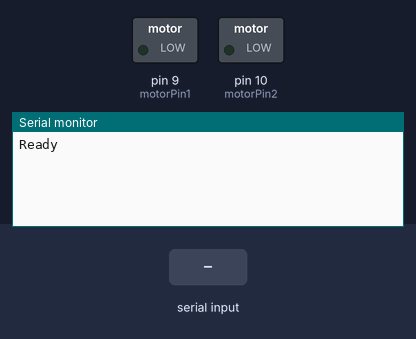
Bench run of a sketch on a simulated Arduino Uno, built with avr-gcc and run on an emulated ATmega328P. Parts: switched loads named in the sketch (green lamp = pin HIGH), the last lines printed to the serial monitor. The inputs (shaded band) are chosen by the test bench.

Above: at 1.2 s.
1.3 s: "90,45\n" received over Serial
At 2.0 s:
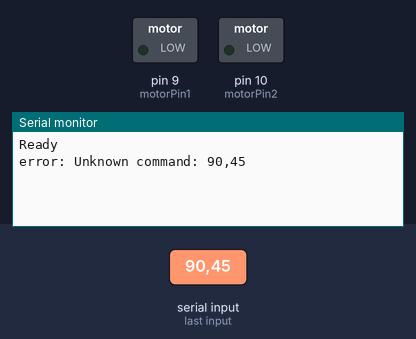
2.8 s: "5\n" received over Serial
At 4.2 s:
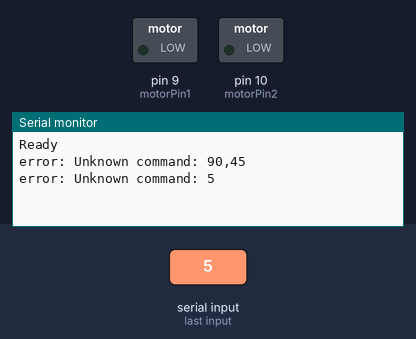

The sketch:

DCmotor_test_wCLI.ino
```cpp
// Include the SerialCommand library
#include <SerialCommand.h>

// Create a SerialCommand object
SerialCommand cmd;

// Define the pins used to control the motor
const int motorPin1 = 9;
const int motorPin2 = 10;

// Setup function - runs once on startup
void setup()
{
  // Start serial communication at a baud rate of 9600
  Serial.begin(9600);

  // Set the motor pins to output mode
  pinMode(motorPin1, OUTPUT);
  pinMode(motorPin2, OUTPUT);

  // Add the "speed" command and its handler function to the SerialCommand object
  cmd.addCommand("speed", setSpeed);

  // Set the default handler function for unrecognized commands
  cmd.setDefaultHandler(unrecognized);

  // Send a message to the serial port to indicate that the code is ready
  Serial.println("Ready");
}

// Loop function - runs continuously after setup
void loop()
{
  // Read the serial port for incoming commands
  cmd.readSerial();
}

// Handler function for the "speed" command
void setSpeed()
{
  // Initialize the speed variable to 0
  int speed = 0;

  // Get the next argument passed with the command
  char *arg = cmd.next();

  // If an argument is present, convert it to an integer and set the motor speed
  if (arg != NULL)
  {
    speed = atoi(arg); // Convert the argument to an integer
    analogWrite(motorPin1, speed); // Set the motor speed
    Serial.print("Speed set to: ");
    Serial.println(speed); // Send a message to the serial port
  }
  else
  {
    // If no argument is present, send an error message to the serial port
    Serial.println("error: No argument");
  }
}

// Default handler function for unrecognized commands
void unrecognized(const char *command)
{
  // Send an error message to the serial port indicating that the command is unknown
  Serial.print("error: Unknown command: ");
  Serial.println(command);
}
```

Measured:
- after the input at 1.3 s, the serial monitor: prints a new line at once (image 1)
- after the input at 2.8 s, the serial monitor: prints a new line at once (image 2)
